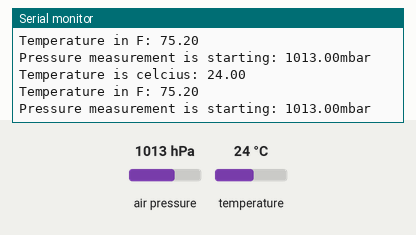
The sketch below on a simulated Arduino Uno, built with avr-gcc and run on an emulated ATmega328P. Shown: the last lines printed to the serial monitor. Inputs (shaded band) come from the test bench; at power-on: air pressure 1013 hPa, temperature 24 °C.

Above: at 1.8 s.
1.9 s: air pressure set to 952 hPa
At 2.6 s:
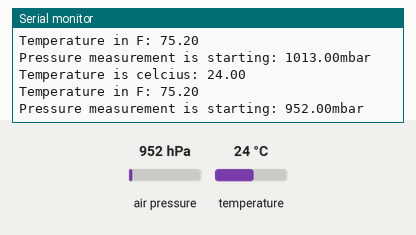
3.4 s: temperature set to 12 °C
At 4.6 s:
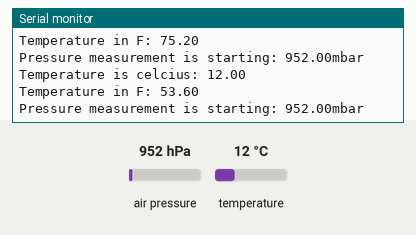
4.9 s: air pressure set to 975 hPa
At 6.1 s:
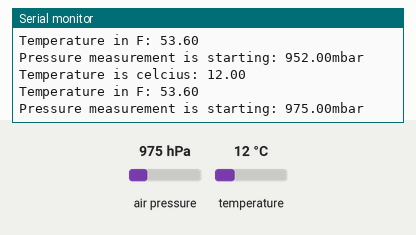
Timing chart, 0 to 7.9 s (numbered marks = the images above; inputs shaded):
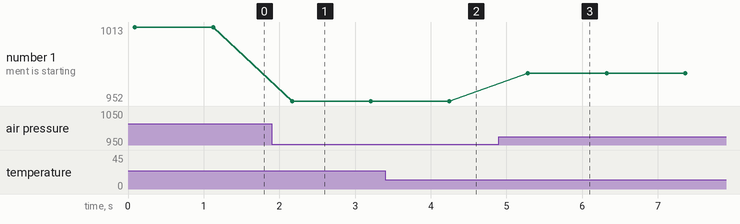

Measured:
- after the input at 1.9 s, the serial monitor: prints a new line after 0.27 s (image 1)
- after the input at 3.4 s, the serial monitor: prints a new line after 0.79 s (image 2)
- after the input at 4.9 s, the serial monitor: prints a new line after 0.38 s (image 3)
- plotted number 1: 1013 → 952 after the input at 1.9 s, 952 → 975 after the input at 4.9 s

The sketch:

BMP180-Reading-Pressure.ino
```cpp
//Reading temperature value using BMP180
#include <SFE_BMP180.h>
#include <Wire.h>

SFE_BMP180 pressure;

void setup() {
  // put your setup code here, to run once:
  Serial.begin(9600);

  if (pressure.begin()) {
    Serial.println("Pressure sensor is working");
  }
  else {
    Serial.println("Something is wrong with BMP180");
    while (1);
  }
}

void loop() {
  double T,P;
  char status;

  status = pressure.startTemperature();
  //the starting the request is unsuccessful, 0 is returned
  if (status != 0) {

    //the function gettemperature returns 1 if successfull and 0 if unsuccessfull
    //the temperature value is stored in variable T
    //the unit of temperature is deg C by default

    status = pressure.getTemperature(T);
    Serial.print("Temperature is celcius: ");
    Serial.println(T);


    Serial.print("Temperature in F: ");
    Serial.println((1.8*T)+32);


//start pressure measurement
//if request is unsuccessful, 0 is returned
//parameter is oversampling, 0-3, 3 is the highest resolution and slowest
  status = pressure.startPressure(3);
  if (status != 0) {
    Serial.print("Pressure measurement is starting: ");

    status=pressure.getPressure(P,T);
    Serial.print(P,2);
    Serial.println("mbar");
    delay(1000);


  }
  }
}
```
